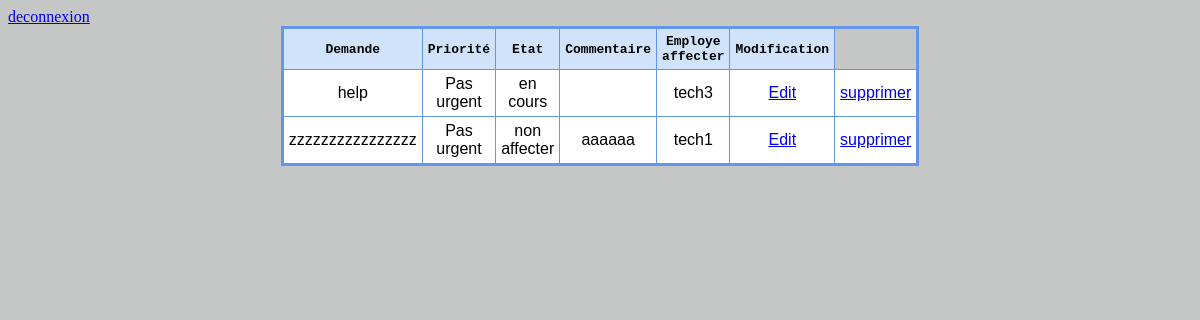
Page /responsable.php on the committed database.
### tables this page shows
CREATE TABLE `demande` (
  `id_demande` int NOT NULL,
  `type_demande` varchar(500) DEFAULT NULL,
  `commentaire` varchar(500) DEFAULT NULL,
  `id_us` int DEFAULT NULL,
  `id_eta` int DEFAULT '1',
  `id_prio` int DEFAULT '1',
  `nom_employe` int DEFAULT '1'
);

CREATE TABLE `priorite` (
  `id_prio` int NOT NULL,
  `libelle_prio` varchar(50) NOT NULL
);

CREATE TABLE `etat` (
  `id_etat` int NOT NULL,
  `libelle_etat` varchar(100) NOT NULL
);

CREATE TABLE `user` (
  `id_user` int NOT NULL,
  `login` varchar(30) NOT NULL,
  `mdp` text NOT NULL,
  `role` int NOT NULL DEFAULT '3'
);

### responsable.php (the view, shortened to what this page needs)
<html>
<head>
</head>
<body>
<a href="deconnexion.php">deconnexion</a>
<link rel="stylesheet" type="text/css" href="css/responsable.css" />
<table id="tableau" data-responsive="table">
	<thead>
		<tr>
			<th> Demande </th>
			<th> Priorité </th>
			<th> Etat </th>
			<th> Commentaire </th>
			<th> Employe affecter </th>
			<th> Modification</th>
		</tr>
	</thead>
			<?php
				include('config.php');
				$result =mysqli_query($mysqli,
					"SELECT *
					FROM demande
					INNER JOIN user
					ON demande.nom_employe = user.id_user
					INNER JOIN etat
					ON demande.id_eta = etat.id_etat
					INNER JOIN priorite
					ON demande.id_prio= priorite.id_prio;");
while($res = mysqli_fetch_array($result)) {
echo "<tr>";
echo "<td>".$res['type_demande']."</td>";
echo "<td>".$res['libelle_prio']."</td>";
echo "<td>".$res['libelle_etat']."</td>";
echo "<td>".$res['commentaire']."</td>";
echo "<td>".$res['login']."</td>";
echo "<td><a href=\"edit_res.php?id=$res[id_demande]\">Edit</a>";
echo "<td><a href=\"suppression.php?id=$res[id_demande]\">supprimer</a>";
}
?>
</table>
</body>
</html>

### css/responsable.css (style rules this page uses)
body { background-color: #C4C7C5; }
table { border: medium solid #6495ed; border-collapse: collapse; width: 50%; margin:auto; }
th { font-family: monospace; border: thin solid #6495ed; width: 50%; padding: 5px; background-color: #D0E3FA; }
td { font-family: sans-serif; border: thin solid #6495ed; width: 50%; padding: 5px; text-align: center; background-color: #ffffff; }

### rows in the picture
demande: type_demande "help", id_prio.libelle_prio "Pas urgent", id_eta.libelle_etat "en cours", nom_employe.login "tech3"
demande: type_demande "zzzzzzzzzzzzzzzz", id_prio.libelle_prio "Pas urgent", id_eta.libelle_etat "non affecter", commentaire "aaaaaa", nom_employe.login "tech1"
